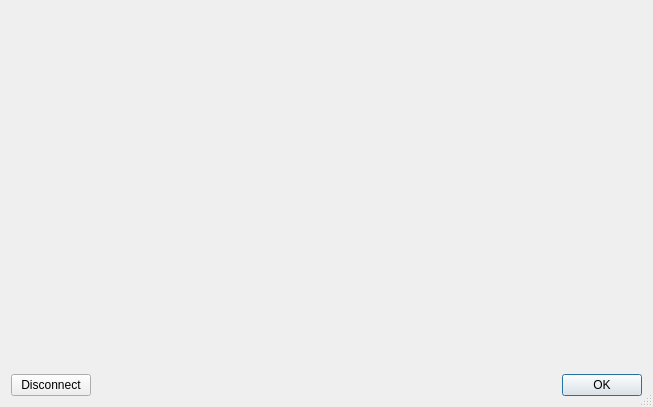
<?xml version="1.0" encoding="UTF-8"?>
<ui version="4.0">
 <class>UserDialog</class>
 <widget class="QDialog" name="UserDialog">
  <property name="geometry">
   <rect>
    <x>0</x>
    <y>0</y>
    <width>653</width>
    <height>407</height>
   </rect>
  </property>
  <property name="minimumSize">
   <size>
    <width>400</width>
    <height>300</height>
   </size>
  </property>
  <property name="windowTitle">
   <string>User informations</string>
  </property>
  <property name="windowOpacity">
   <double>0.950000000000000</double>
  </property>
  <property name="autoFillBackground">
   <bool>true</bool>
  </property>
  <property name="locale">
   <locale language="English" country="UnitedStates"/>
  </property>
  <property name="sizeGripEnabled">
   <bool>true</bool>
  </property>
  <layout class="QGridLayout" name="gridLayout">
   <item row="1" column="1">
    <widget class="QDialogButtonBox" name="buttonBox">
     <property name="locale">
      <locale language="English" country="UnitedStates"/>
     </property>
     <property name="orientation">
      <enum>Qt::Horizontal</enum>
     </property>
     <property name="standardButtons">
      <set>QDialogButtonBox::Ok</set>
     </property>
    </widget>
   </item>
   <item row="1" column="0">
    <widget class="QPushButton" name="btn_disconnect">
     <property name="locale">
      <locale language="English" country="UnitedStates"/>
     </property>
     <property name="text">
      <string>Disconnect</string>
     </property>
    </widget>
   </item>
   <item row="0" column="0" colspan="2">
    <widget class="UserWidget" name="wdg_user" native="true">
     <property name="locale">
      <locale language="English" country="UnitedStates"/>
     </property>
    </widget>
   </item>
  </layout>
 </widget>
 <customwidgets>
  <customwidget>
   <class>UserWidget</class>
   <extends>QWidget</extends>
   <header>vectiler.gui.user.wdg_user</header>
   <container>1</container>
  </customwidget>
 </customwidgets>
 <resources/>
 <connections>
  <connection>
   <sender>buttonBox</sender>
   <signal>accepted()</signal>
   <receiver>UserDialog</receiver>
   <slot>accept()</slot>
   <hints>
    <hint type="sourcelabel">
     <x>248</x>
     <y>254</y>
    </hint>
    <hint type="destinationlabel">
     <x>157</x>
     <y>274</y>
    </hint>
   </hints>
  </connection>
  <connection>
   <sender>buttonBox</sender>
   <signal>rejected()</signal>
   <receiver>UserDialog</receiver>
   <slot>reject()</slot>
   <hints>
    <hint type="sourcelabel">
     <x>316</x>
     <y>260</y>
    </hint>
    <hint type="destinationlabel">
     <x>286</x>
     <y>274</y>
    </hint>
   </hints>
  </connection>
 </connections>
</ui>
